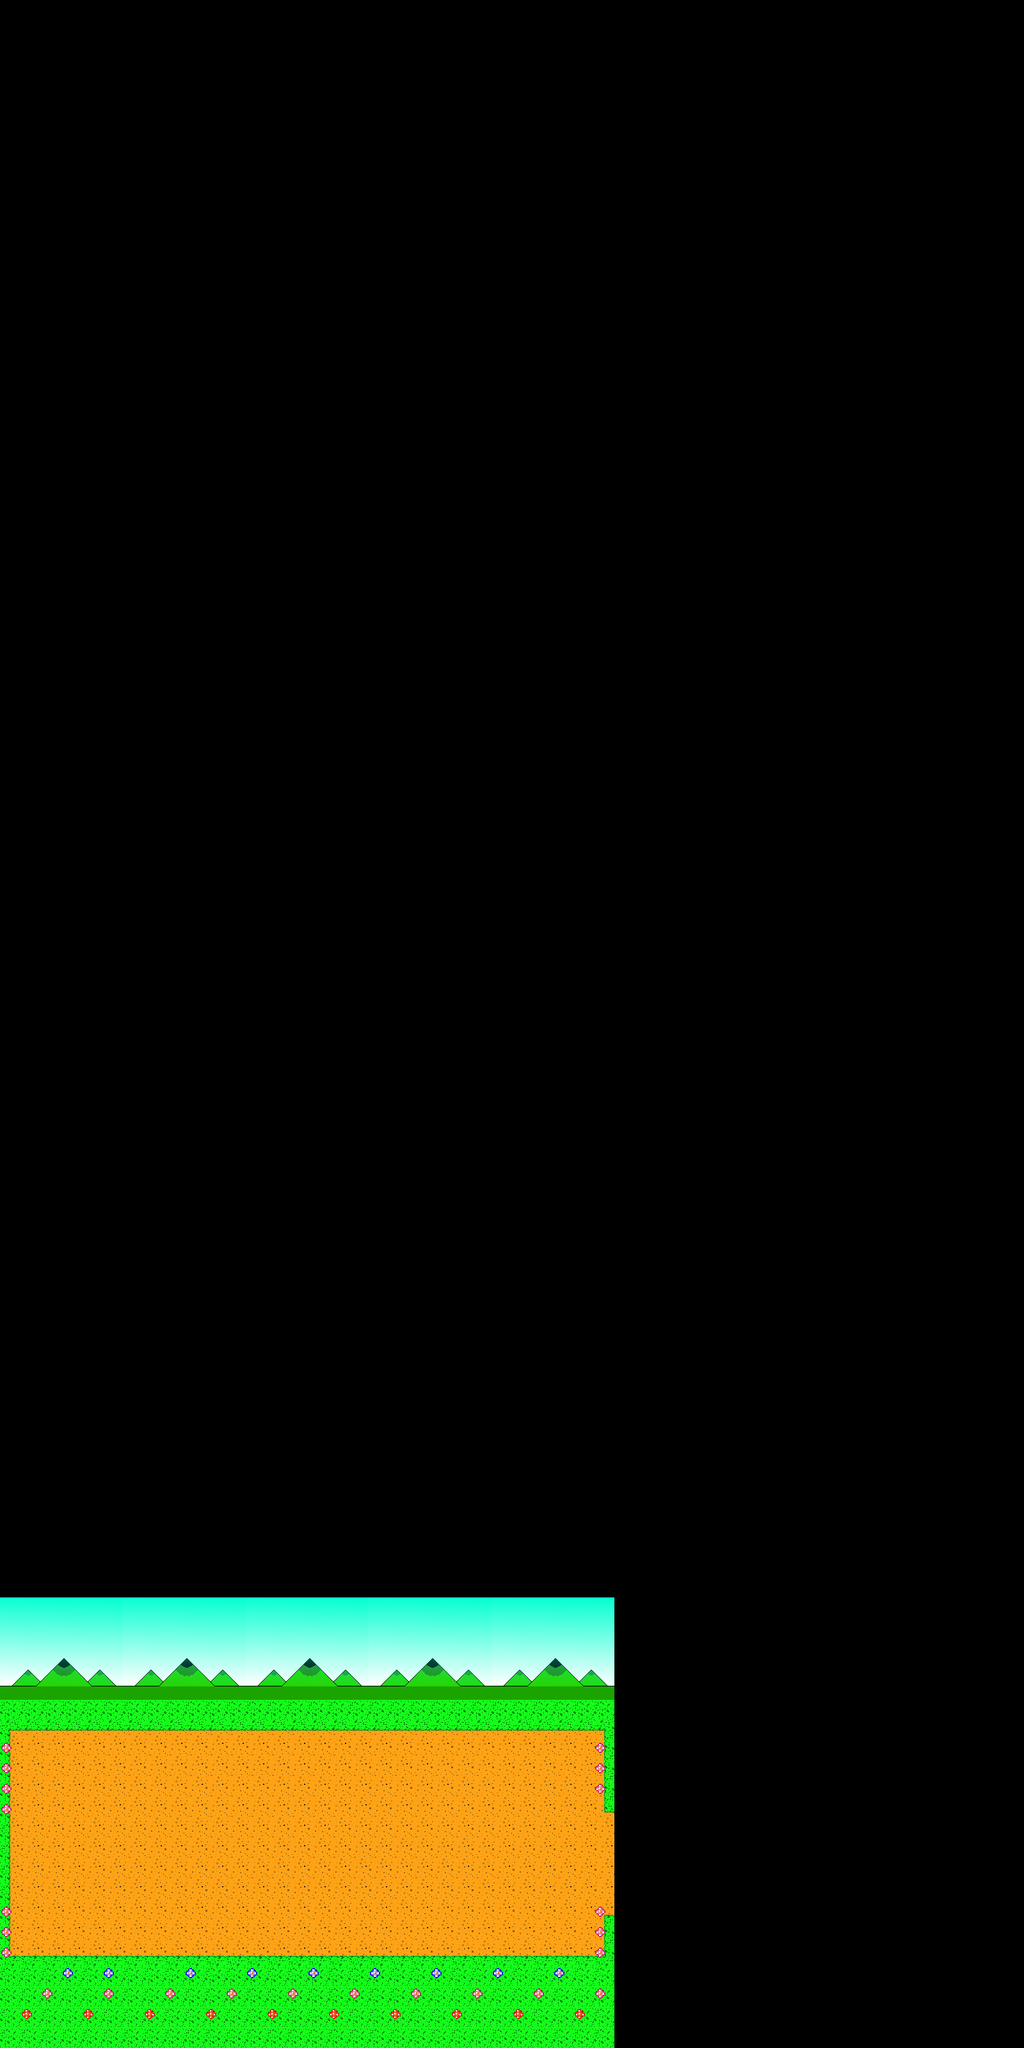

This is a level from a 2D game, rendered from its Tiled map with the project's own tilesets. A one-line summary and the map file follow, with tile-layer data summarised:
An orthogonal 50x100 tile map with 32x32 px tiles, 2 tile layers (Camada de Tiles 1, a), 2 tilesets and 3 objects.

<map version="1.4" tiledversion="1.4.2" orientation="orthogonal" renderorder="right-down" width="50" height="100" tilewidth="32" tileheight="32" infinite="0" nextlayerid="4" nextobjectid="4">
 <tileset firstgid="1" source="fundoSimetria.tsx" />
 <tileset firstgid="37" source="gramaComAssets.tsx" />
 <layer id="1" name="Camada de Tiles 1" width="50" height="100">
  <data>[5000 cells, 660 non-empty, 42 distinct tile ids]</data>
 </layer>
 <objectgroup id="2" name="colisão" offsetx="0" offsety="8">
  <object id="1" x="6" y="2634" width="950" height="58" />
  <object id="2" x="962" y="2488" width="62" height="326" />
  <object id="3" x="4" y="2694" width="12" height="356" />
 </objectgroup>
 <layer id="3" name="a" width="50" height="100">
  <data>[5000 cells, 42 non-empty, 3 distinct tile ids]</data>
 </layer>
</map>
